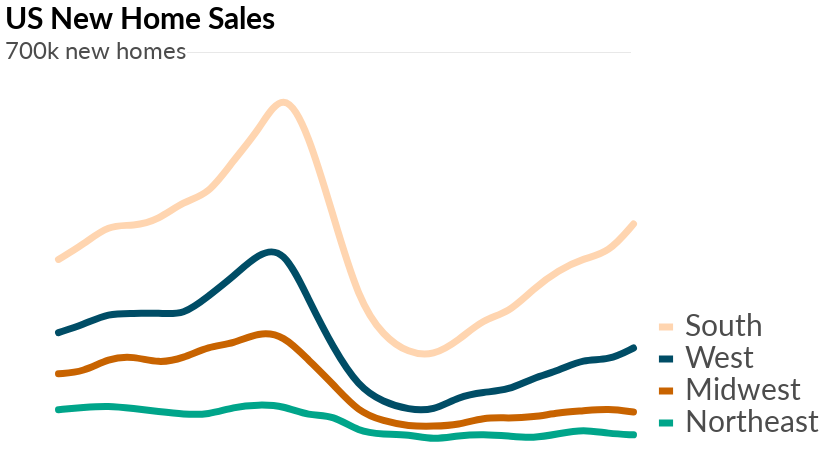

The notebook cell saved with this chart:
### Code cell
chart

### Figure 1 — Vega-Lite specification as saved in the notebook (floating-point values rounded to 4 significant figures)
{"width": 600, "height": 400, "background": "white", "config": {"title": {"fontSize": 30, "anchor": "start", "font": "Lato", "offset": 5}, "axisX": {"grid": false, "labelFont": "Lato", "labelFontSize": 16, "labelAngle": 0, "labelPadding": 10, "ticks": false, "tickSize": 5, "title": null, "titleFont": "Lato", "titleFontSize": 16, "titleFontWeight": "normal", "titleY": 30, "titleX": 280}, "axisY": {"grid": true, "gridOpacity": 1, "labelFont": "Lato", "labelFontSize": 16, "labelLimit": 100, "labelAlign": "left", "labelPadding": 20, "ticks": false, "title": null, "titleFont": "Lato", "titleFontWeight": "normal", "titleFontSize": 16, "titleAlign": "left", "titleAngle": 0, "titleY": -20, "titleX": -20, "domainWidth": 0}, "view": {"strokeOpacity": 0}, "legend": {"labelFont": "lato", "labelFontSize": 30, "labelOpacity": 0.7, "legendX": 605, "legendY": 260, "orient": "none", "symbolSize": 200, "symbolStrokeWidth": 7}}, "layer": [{"data": {"name": "data-1c5e7d9fe39957d4e88910dcb75390c8"}, "mark": {"type": "line", "interpolate": "basis", "size": 7, "strokeCap": "round"}, "encoding": {"color": {"type": "nominal", "field": "Region", "scale": {"domain": ["South", "West", "Midwest", "Northeast"], "range": ["#ffd5b0", "#004d66", "#c86300", "#00a58a"]}, "title": ""}, "x": {"type": "ordinal", "axis": {"labelFontSize": 24, "labelOpacity": 0.7, "tickSize": 10, "ticks": true, "values": [2000, 2010, 2019]}, "field": "Year"}, "y": {"type": "quantitative", "axis": {"labelFontSize": 24, "labelOpacity": 0.7, "labelPadding": 40, "titleFontSize": 26, "titleOpacity": 0.7, "titleX": -40, "titleY": -40, "values": [100, 200, 300, 400, 500, 600]}, "field": "Sold", "scale": {"domain": [0, 700]}, "title": "Regional comparison"}}, "title": "US New Home Sales"}, {"data": {"name": "data-2180b7ecf57305a12926c681f328d563"}, "mark": {"type": "text", "dx": 350, "dy": -4, "fontSize": 11.5, "fontWeight": "bold", "opacity": 0.09}, "encoding": {"text": {"type": "nominal", "field": "text"}, "x": {"type": "ordinal", "axis": null, "field": "x"}, "y": {"type": "quantitative", "axis": null, "field": "y"}}}, {"data": {"name": "data-19dd72830b59debdf8062ea402657ac5"}, "mark": {"type": "text", "dx": 37, "dy": 0, "font": "lato", "fontSize": 24, "opacity": 0.7}, "encoding": {"text": {"type": "nominal", "field": "text"}, "x": {"type": "ordinal", "axis": null, "field": "x"}, "y": {"type": "quantitative", "axis": null, "field": "y"}}}], "$schema": "https://vega.github.io/schema/vega-lite/v4.0.0.json", "datasets": {"data-1c5e7d9fe39957d4e88910dcb75390c8": [{"Year": 1996, "Region": "Midwest", "Sold": 137}, {"Year": 1997, "Region": "Midwest", "Sold": 140}, {"Year": 1998, "Region": "Midwest", "Sold": 164}, {"Year": 1999, "Region": "Midwest", "Sold": 168}, {"Year": 2000, "Region": "Midwest", "Sold": 155}, {"Year": 2001, "Region": "Midwest", "Sold": 164}, {"Year": 2002, "Region": "Midwest", "Sold": 185}, {"Year": 2003, "Region": "Midwest", "Sold": 189}, {"Year": 2004, "Region": "Midwest", "Sold": 210}, {"Year": 2005, "Region": "Midwest", "Sold": 205}, {"Year": 2006, "Region": "Midwest", "Sold": 161}, {"Year": 2007, "Region": "Midwest", "Sold": 118}, {"Year": 2008, "Region": "Midwest", "Sold": 70}, {"Year": 2009, "Region": "Midwest", "Sold": 54}, {"Year": 2010, "Region": "Midwest", "Sold": 45}, {"Year": 2011, "Region": "Midwest", "Sold": 45}, {"Year": 2012, "Region": "Midwest", "Sold": 47}, {"Year": 2013, "Region": "Midwest", "Sold": 61}, {"Year": 2014, "Region": "Midwest", "Sold": 59}, {"Year": 2015, "Region": "Midwest", "Sold": 61}, {"Year": 2016, "Region": "Midwest", "Sold": 69}, {"Year": 2017, "Region": "Midwest", "Sold": 72}, {"Year": 2018, "Region": "Midwest", "Sold": 76}, {"Year": 2019, "Region": "Midwest", "Sold": 70}, {"Year": 1996, "Region": "Northeast", "Sold": 74}, {"Year": 1997, "Region": "Northeast", "Sold": 78}, {"Year": 1998, "Region": "Northeast", "Sold": 81}, {"Year": 1999, "Region": "Northeast", "Sold": 76}, {"Year": 2000, "Region": "Northeast", "Sold": 71}, {"Year": 2001, "Region": "Northeast", "Sold": 66}, {"Year": 2002, "Region": "Northeast", "Sold": 65}, {"Year": 2003, "Region": "Northeast", "Sold": 79}, {"Year": 2004, "Region": "Northeast", "Sold": 83}, {"Year": 2005, "Region": "Northeast", "Sold": 81}, {"Year": 2006, "Region": "Northeast", "Sold": 63}, {"Year": 2007, "Region": "Northeast", "Sold": 65}, {"Year": 2008, "Region": "Northeast", "Sold": 35}, {"Year": 2009, "Region": "Northeast", "Sold": 31}, {"Year": 2010, "Region": "Northeast", "Sold": 31}, {"Year": 2011, "Region": "Northeast", "Sold": 21}, {"Year": 2012, "Region": "Northeast", "Sold": 29}, {"Year": 2013, "Region": "Northeast", "Sold": 31}, {"Year": 2014, "Region": "Northeast", "Sold": 28}, {"Year": 2015, "Region": "Northeast", "Sold": 24}, {"Year": 2016, "Region": "Northeast", "Sold": 32}, {"Year": 2017, "Region": "Northeast", "Sold": 40}, {"Year": 2018, "Region": "Northeast", "Sold": 32}, {"Year": 2019, "Region": "Northeast", "Sold": 30}, {"Year": 1996, "Region": "South", "Sold": 337}, {"Year": 1997, "Region": "South", "Sold": 363}, {"Year": 1998, "Region": "South", "Sold": 398}, {"Year": 1999, "Region": "South", "Sold": 395}, {"Year": 2000, "Region": "South", "Sold": 406}, {"Year": 2001, "Region": "South", "Sold": 439}, {"Year": 2002, "Region": "South", "Sold": 450}, {"Year": 2003, "Region": "South", "Sold": 511}, {"Year": 2004, "Region": "South", "Sold": 562}, {"Year": 2005, "Region": "South", "Sold": 638}, {"Year": 2006, "Region": "South", "Sold": 559}, {"Year": 2007, "Region": "South", "Sold": 411}, {"Year": 2008, "Region": "South", "Sold": 266}, {"Year": 2009, "Region": "South", "Sold": 202}, {"Year": 2010, "Region": "South", "Sold": 173}, {"Year": 2011, "Region": "South", "Sold": 168}, {"Year": 2012, "Region": "South", "Sold": 195}, {"Year": 2013, "Region": "South", "Sold": 233}, {"Year": 2014, "Region": "South", "Sold": 243}, {"Year": 2015, "Region": "South", "Sold": 286}, {"Year": 2016, "Region": "South", "Sold": 318}, {"Year": 2017, "Region": "South", "Sold": 339}, {"Year": 2018, "Region": "South", "Sold": 348}, {"Year": 2019, "Region": "South", "Sold": 399}, {"Year": 1996, "Region": "West", "Sold": 209}, {"Year": 1997, "Region": "West", "Sold": 223}, {"Year": 1998, "Region": "West", "Sold": 243}, {"Year": 1999, "Region": "West", "Sold": 242}, {"Year": 2000, "Region": "West", "Sold": 244}, {"Year": 2001, "Region": "West", "Sold": 239}, {"Year": 2002, "Region": "West", "Sold": 273}, {"Year": 2003, "Region": "West", "Sold": 307}, {"Year": 2004, "Region": "West", "Sold": 348}, {"Year": 2005, "Region": "West", "Sold": 358}, {"Year": 2006, "Region": "West", "Sold": 267}, {"Year": 2007, "Region": "West", "Sold": 181}, {"Year": 2008, "Region": "West", "Sold": 114}, {"Year": 2009, "Region": "West", "Sold": 87}, {"Year": 2010, "Region": "West", "Sold": 74}, {"Year": 2011, "Region": "West", "Sold": 72}, {"Year": 2012, "Region": "West", "Sold": 97}, {"Year": 2013, "Region": "West", "Sold": 105}, {"Year": 2014, "Region": "West", "Sold": 108}, {"Year": 2015, "Region": "West", "Sold": 130}, {"Year": 2016, "Region": "West", "Sold": 142}, {"Year": 2017, "Region": "West", "Sold": 163}, {"Year": 2018, "Region": "West", "Sold": 160}, {"Year": 2019, "Region": "West", "Sold": 182}], "data-2180b7ecf57305a12926c681f328d563": [{"x": 1996, "y": 700, "text": "__________________________________________________________________________"}], "data-19dd72830b59debdf8062ea402657ac5": [{"x": 1996, "y": 700, "text": "700k new homes"}]}}
